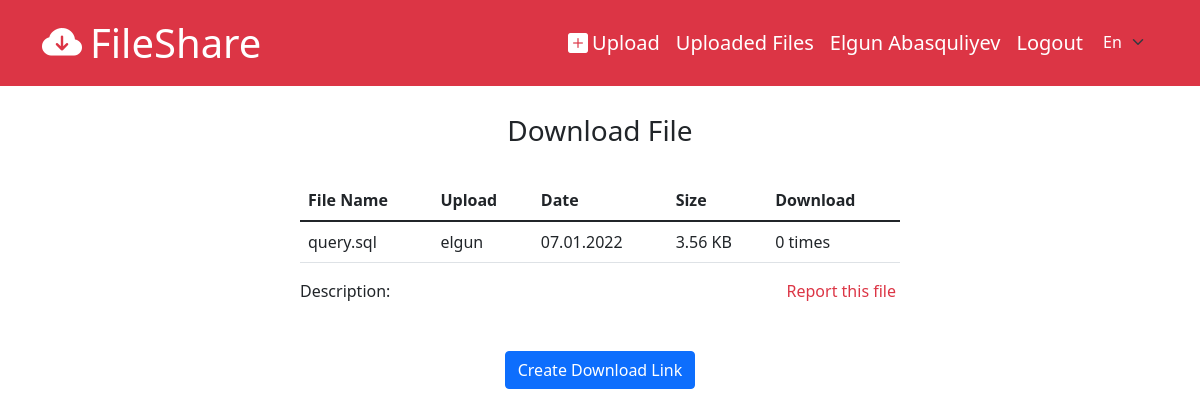
The page /files/info/190 (signed in) on the database its author committed.
### tables this page shows
CREATE TABLE `fileinfo` (
  `id` int(11) NOT NULL,
  `file_id` int(11) NOT NULL,
  `storage_id` int(11) DEFAULT NULL,
  `download_count` int(11) NOT NULL DEFAULT 0,
  `status` int(11) NOT NULL DEFAULT 0,
  `old_status` int(11) DEFAULT NULL,
  `password` varchar(255) DEFAULT NULL,
  `description` varchar(255) DEFAULT NULL
);

CREATE TABLE `file` (
  `id` int(11) NOT NULL,
  `name` varchar(255) NOT NULL,
  `path` varchar(255) NOT NULL,
  `size` varchar(255) NOT NULL,
  `created_at` datetime NOT NULL DEFAULT current_timestamp(),
  `type` varchar(255) NOT NULL
);

CREATE TABLE `user` (
  `id` int(11) NOT NULL,
  `name` varchar(255) NOT NULL,
  `username` varchar(255) NOT NULL,
  `email` varchar(255) NOT NULL,
  `password` varchar(255) NOT NULL,
  `birthdate` datetime DEFAULT NULL,
  `gender` int(11) DEFAULT NULL,
  `created_at` datetime NOT NULL DEFAULT current_timestamp(),
  `status` int(11) NOT NULL
);

### app/libraries/Core.php (called while the page is built, shortened)
<?php
    class Core{
        protected $currentMethod = 'index';
        protected $params = [];
        public function __construct()
        {
            $url = $this->getUrl();
            $index = 0;
            if(isset($url[$index]) && file_exists('../app/controllers/' . $url[$index] . '.php')){
                unset($url[$index]);
                $index++;
            }
            $this->currentController = new $this->currentController;
            if(isset($url[$index])){
                if(method_exists($this->currentController, $url[$index])){
                    $this->currentMethod = $url[$index];
                    unset($url[$index]);
                }
                $this->params = $url ? array_values($url) : [];
            }
            call_user_func_array([ $this->currentController, $this->currentMethod ], $this->params);
        }
        public function getUrl(){
            if(isset($_GET['url'])){
                $url = rtrim($_GET['url'], '/');
                $url = filter_var($url, FILTER_SANITIZE_URL);
                $url = explode('/', $url);
                return $url;
            }
        }
    }

### public/index.php (called while the page is built, shortened)
<?php
    new Core();

### app/libraries/Database.php (called while the page is built, shortened)
<?php
    class Database{
        private $dbh;
        private $stmt;
        public function __construct($host, $user, $pass, $dbname){
            $dsn = 'mysql:host=' . $host . ';dbname=' . $dbname;
            $options = [
                PDO::ATTR_PERSISTENT => true,
                PDO::ATTR_ERRMODE => PDO::ERRMODE_EXCEPTION,
                PDO::ATTR_DEFAULT_FETCH_MODE => PDO::FETCH_OBJ,
            ];
            try{
                $this->dbh = new PDO($dsn, $user, $pass, $options);
            }catch(PDOException $e){
                $this->error = $e->getMessage();
                echo $this->error;
            }
        }
        public function query($sql){
            $this->stmt = $this->dbh->prepare($sql);
        }
        public function bind($param, $value, $type = null){
            if(is_null($type)){
                switch(true){
                    default:
                        $type = PDO::PARAM_STR;
                }
            }
            $this->stmt->bindValue($param, $value, $type);
        }
        public function execute(){
            return $this->stmt->execute();
        }
        public function single(){
            $this->execute();
            return $this->stmt->fetch();
        }
    }

### app/models/FileInfo.php (called while the page is built, shortened)
<?php
    class FileInfo extends Model{
        public function getFileInfoById($id){
            $sql = "SELECT *,`fileinfo`.`id` AS `fileinfo_id`,
                             `file`.`created_at` AS `file_created_at`,
                             `file`.`id` AS `file_id`,
                              `file`.`name` AS `file_name`,
                              `fileinfo`.`password` AS `fileinfo_password`,
                              `fileinfo`.`status` AS `fileinfo_status`
                                            FROM `fileinfo` INNER JOIN `file`
                                                    ON `file`.`id` = `fileinfo`.`file_id`
                                            WHERE `fileinfo`.`id` = :id";
            $this->db->query($sql);
            $this->db->bind(':id', $id);
            $this->db->execute();
            $rec = $this->db->single();
            if($rec){
                if(!is_null($rec->storage_id)){
                    $sql = 'SELECT *,`fileinfo`.`id` AS `fileinfo_id`,
                                     `file`.`created_at` AS `file_created_at`,
                                     `file`.`name` AS `file_name`,
                                  `fileinfo`.`password` AS `fileinfo_password`,
                                    `fileinfo`.`status` AS `fileinfo_status`
                                                        FROM `fileinfo` INNER JOIN `file`
                                                        ON `file`.`id` = `fileinfo`.`file_id`
                                                     INNER JOIN `userstorage`
                                                        ON `userstorage`.`id` = `fileinfo`.`storage_id`
                                                     INNER JOIN `user`
                                                        ON `user`.`id` = `userstorage`.`user_id`
                                                        WHERE `fileinfo`.`id` = :id';
                    $this->db->query($sql);
                    $this->db->bind(':id', $id);
                    $this->db->execute();
                    $rec = $this->db->single();
                    return $rec ? $rec : false;
                }
                return $rec;
            }
            return false;
        }
    }

### app/libraries/Model.php (called while the page is built, shortened)
<?php
    class Model{
        public function __construct()
        {
            $this->db = new Database(DB_HOST, DB_USER, DB_PASS, DB_NAME);
        }
    }

### app/helpers/sizing_helper.php (called while the page is built)
<?php
    function formatBytes($bytes, $precision = 2) {
        $units = array('B', 'KB', 'MB', 'GB', 'TB');
        $bytes = max($bytes, 0);
        $pow = floor(($bytes ? log($bytes) : 0) / log(1024));
        $pow = min($pow, count($units) - 1);
        $bytes /= pow(1024, $pow);
        return round($bytes, $precision) . ' ' . $units[$pow];
    }

### app/views/files/info.php (the view, shortened to what this page needs)
<?php require_once APPROOT . '/views/partials/header.php'?>
    <div class="d-flex flex-column justify-content-center align-items-center">
        <h1 class="fs-3 my-4"><?= $data['content']->title ?></h1>
        <div class="w-50 d-flex flex-column">
            <table class="table table-hover mt-2">
                <thead>
                    <tr>
                        <th><?= $data['content']->table->col0 ?></th>
                        <th><?= $data['content']->table->col1 ?></th>
                        <th><?= $data['content']->table->col2 ?></th>
                        <th><?= $data['content']->table->col3 ?></th>
                        <th><?= $data['content']->table->col4 ?></th>
                    </tr>
                </thead>
                <tbody>
                    <tr>
                        <td><?= $data['file']->file_name ?></td>
                        <td><?= property_exists($data['file'], 'username') ? $data['file']->username : $data['content']->guest ?></td>
                        <td><?= (new DateTime($data['file']->file_created_at))->format('d.m.Y') ?></td>
                        <td><?= formatBytes($data['file']->size) ?></td>
                        <td><?= $data['file']->download_count ?> <?= $data['content']->time ?></td>
                    </tr>
                </tbody>
            </table>
            <div class="d-grid">
                <div class="row">
                    <div class="col-6">
                        <p class="lead fs-6 d-inline"><?= $data['content']->desc ?>: </p><span><?= $data['file']->description ?></span>
                    </div>
                    <div class="col-6">
                        <a href="javascript:void(0);" class="text-danger float-end me-1" onclick="myModal.show()"><?= $data['content']->report ?></a>
                    </div>
                </div>
                <div class="row mt-5">
                    <div  class="col text-center">
                        <button id="download-btn" class="btn btn-primary"><?= $data['content']->button ?></button>
                    </div>
                </div>
            </div>
        </div>
    </div>
<?php require_once APPROOT . '/views/partials/footer.php'?>

### public/css/style.css (style rules this page uses)
a { text-decoration: none; }
body, p { margin: 0; }
body::before { display: block; height: 90px; content: ""; }

### rows shown on the page
fileinfo: file.name "query.sql", user.username "elgun", file.created_at "07.01.2022", file.size "3.56 KB", download_count "0"

### other values the page prints
SITENAME "FileShare"
$content->menu1 "Upload"
$content->menu2 "Uploaded Files"
$_SESSION['user_name'] "Elgun Abasquliyev"
$content->menu3 "Logout"
$data['content']->title "Download File"
$data['content']->table->col0 "File Name"
$data['content']->table->col1 "Upload"
$data['content']->table->col2 "Date"
$data['content']->table->col3 "Size"
$data['content']->table->col4 "Download"
$data['content']->time "times"
$data['content']->desc "Description"
$data['content']->report "Report this file"
$data['content']->button "Create Download Link"
